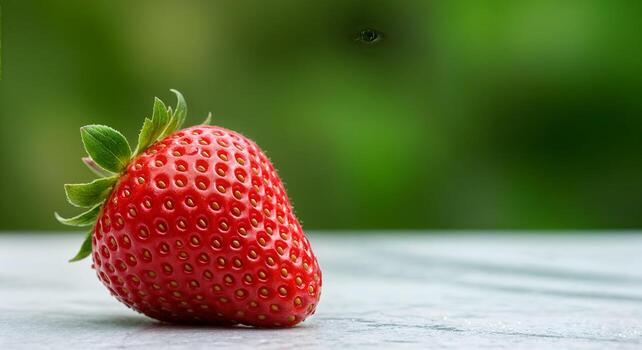
#> input picture spring26/advance_computer_vision/Module3/images/strawberry.jpg, 642 x 350 px
$ python blur.py
#> lines starting #> are read from the running program, lines starting #| are printed output that depends on the picture
import numpy as np
import cv2
import matplotlib.pyplot as plt
from scipy.fft import fft2, ifft2, ifftshift

def create_gaussian_kernel(size=15, sigma=3.0):
    """Create normalized Gaussian kernel."""
    ax = np.arange(-size // 2 + 1., size // 2 + 1.)
    xx, yy = np.meshgrid(ax, ax)
    kernel = np.exp(-(xx**2 + yy**2) / (2. * sigma**2))
    return kernel / np.sum(kernel)

def spatial_blur(image, kernel):
    """Spatial convolution with periodic boundaries"""
    return cv2.filter2D(image, -1, kernel, borderType=cv2.BORDER_WRAP)

def fourier_blur(image, kernel):
    """Blur via FFT multiplication with proper kernel centering."""
    # 1. Pad kernel to image size, center it
    kernel_padded = np.zeros_like(image, dtype=np.float64)
    ky, kx = kernel.shape
    iy, ix = image.shape
    sy = iy // 2 - ky // 2
    sx = ix // 2 - kx // 2
    kernel_padded[sy:sy+ky, sx:sx+kx] = kernel

    # 2. Shift kernel for FFT
    kernel_shifted = ifftshift(kernel_padded)

    # 3. FFT multiplication
    F_img = fft2(image.astype(np.float64))
    F_kernel = fft2(kernel_shifted)
    F_blurred = F_img * F_kernel
    blurred = np.real(ifft2(F_blurred))
    return blurred

def main():
    # Load ANY image
    img = cv2.imread('images/strawberry.jpg', 0)  # grayscale
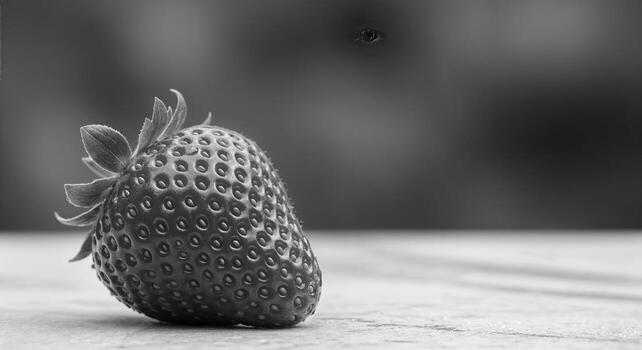
#> img: shape (350, 642); min 0, max 253, mean 110.1
    img = img.astype(np.float64) / 255.0

    # Create Gaussian kernel
    kernel = create_gaussian_kernel(15, 3.0)

    print("=== Testing with Image ===")
    print(f"Image shape: {img.shape}, dtype: {img.dtype}")
#| Image shape: (350, 642), dtype: float64

    # Method 1: Spatial with periodic boundaries (should match FFT)
    blurred_spatial = spatial_blur(img, kernel)
#> in spatial_blur, `return cv2.filter2D(image, -1, kernel, borderType=cv2.BORDER_WRAP)`:
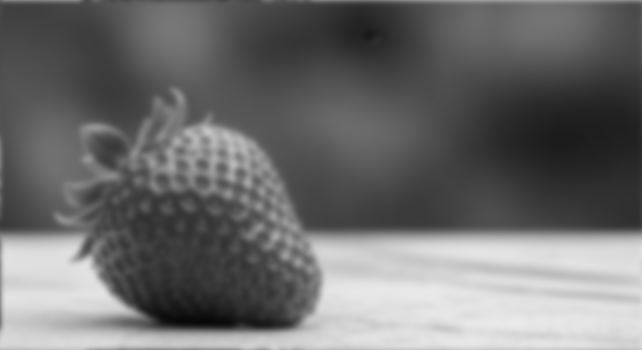
#> returned value: shape (350, 642) float64; min 0.0328, max 0.92, mean 0.432

    # Method 2: Fourier domain
    blurred_fourier = fourier_blur(img, kernel)

    # Compute MSEs
    mse_periodic_vs_fourier = np.mean((blurred_spatial - blurred_fourier) ** 2)
#> mse_periodic_vs_fourier = 0.000259
    print(f"MSE (Spatial vs Fourier): {mse_periodic_vs_fourier:.2e}")
#| MSE (Spatial vs Fourier): 2.59e-04

    # Compute max difference
    max_diff = np.max(np.abs(blurred_spatial - blurred_fourier))
#> max_diff = 0.34
    print(f"Max difference (Spatial vs Fourier): {max_diff:.2e}")
#| Max difference (Spatial vs Fourier): 3.40e-01

    # Visual comparison
    fig, axes = plt.subplots(1, 3, figsize=(16, 8))

    # Row 1: Images
    axes[0].imshow(img, cmap='gray')
    axes[0].set_title('Original Image')

    axes[1].imshow(blurred_spatial, cmap='gray')
    axes[1].set_title('Spatial Blur')

    axes[2].imshow(blurred_fourier, cmap='gray')
    axes[2].set_title('Fourier Blur')

    plt.suptitle('Convolution Theorem: Spatial vs Fourier Domain Blurring', fontsize=14)
    plt.tight_layout()
    plt.savefig('real_image_comparison.png', dpi=150, bbox_inches='tight')
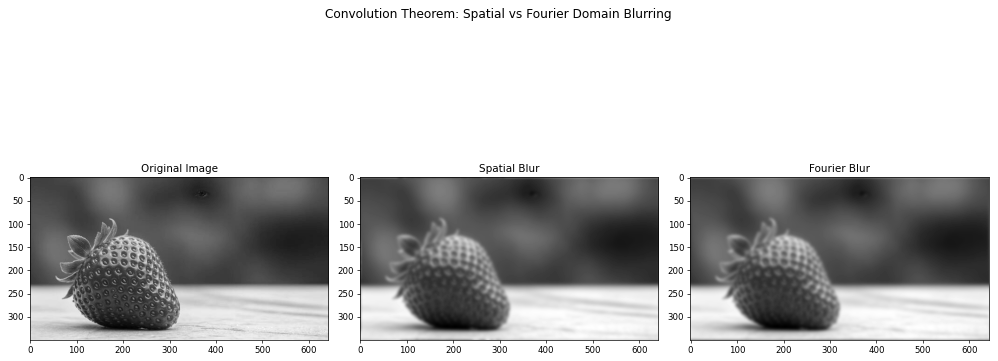
#> figure drawn by matplotlib, 3 panels
    plt.show()

if __name__ == "__main__":
    main()
